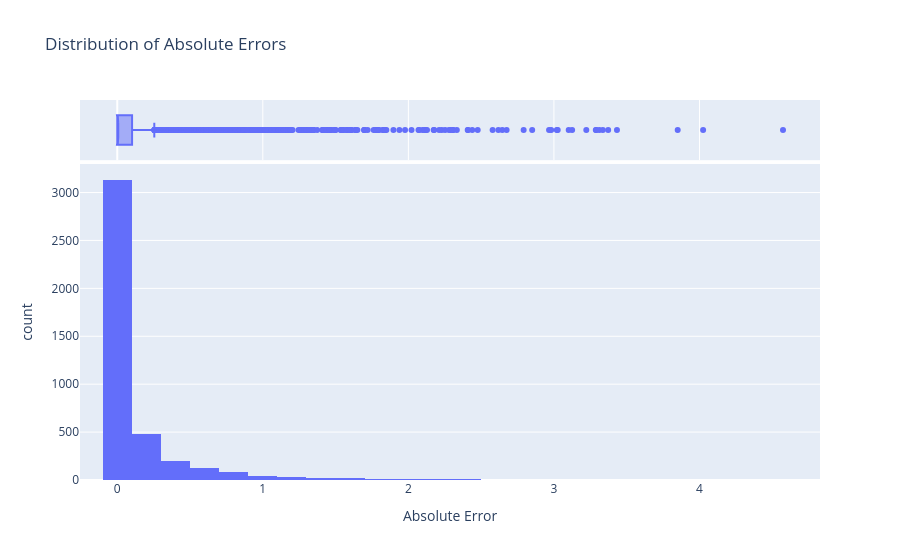

The code cell stored with this chart in its notebook:
### Code cell
hist_fig = px.histogram(
    errors, 
    x='abs_error', 
    nbins=30, 
    title='Distribution of Absolute Errors',
    labels={'abs_error':'Absolute Error'},
    marginal='box'  
)
hist_fig.show()

### Figure 1 — Plotly figure (JSON) as saved in the notebook; plotly's stock layout.template omitted (floating-point values rounded to 4 significant figures; data arrays with more than 128 entries replaced by an {"elided": "..."} marker saying what was removed)
{"data": [{"bingroup": "x", "hovertemplate": "Absolute Error=%{x}<br>count=%{y}<extra></extra>", "legendgroup": "", "marker": {"color": "#636efa", "pattern": {"shape": ""}}, "name": "", "nbinsx": 30, "orientation": "v", "showlegend": false, "type": "histogram", "x": {"elided": "4186 float values"}, "xaxis": "x", "yaxis": "y"}, {"hovertemplate": "Absolute Error=%{x}<extra></extra>", "legendgroup": "", "marker": {"color": "#636efa"}, "name": "", "notched": true, "showlegend": false, "type": "box", "x": {"elided": "4186 float values"}, "xaxis": "x2", "yaxis": "y2"}], "layout": {"barmode": "relative", "legend": {"tracegroupgap": 0}, "title": {"text": "Distribution of Absolute Errors"}, "xaxis": {"anchor": "y", "domain": [0, 1], "title": {"text": "Absolute Error"}}, "xaxis2": {"anchor": "y2", "domain": [0, 1], "matches": "x", "showgrid": true, "showticklabels": false}, "yaxis": {"anchor": "x", "domain": [0, 0.8316], "title": {"text": "count"}}, "yaxis2": {"anchor": "x2", "domain": [0.8416, 1], "matches": "y2", "showgrid": false, "showline": false, "showticklabels": false, "ticks": ""}}}
